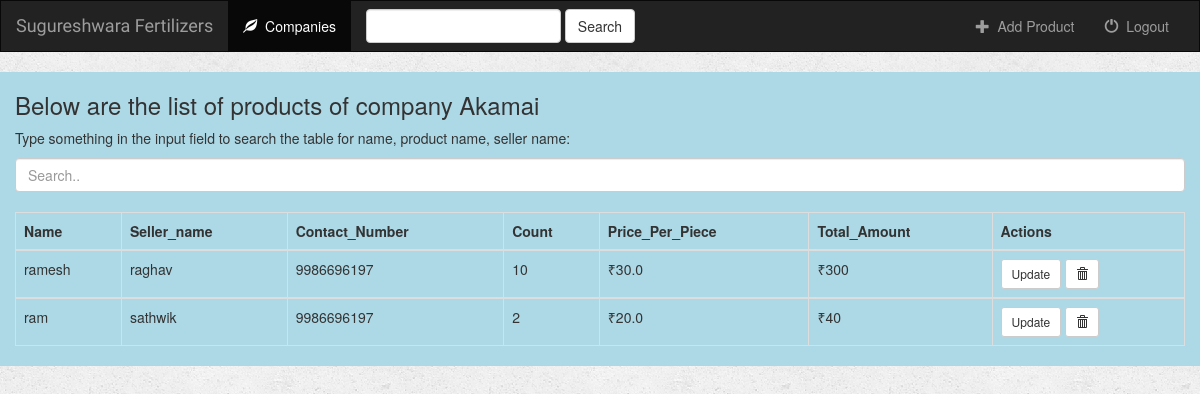
The page /fertilizers/3/ (signed in) on the database its author committed.
### fertilizers/models.py (models this page shows, shortened)
class Company(models.Model):
    Name = models.CharField(max_length=100)
    Amount_To_Pay = models.FloatField()

class Product(models.Model):
    company = models.ForeignKey(Company, null=True, on_delete=models.CASCADE)
    Name = models.CharField(max_length=100)#, primary_key=True)
    Seller_name = models.CharField(max_length=100)
    Contact_Number = models.CharField(max_length=13)
    Purchase_Date = models.DateField(("Date"), default=timezone.now())
    Count = models.IntegerField()
    Price_Per_Piece = models.FloatField()
    Total_Amount = models.PositiveIntegerField(default=0,  editable=False)

### fertilizers/views.py (the view)
# urls.py: url(r'^(?P<pk>[0-9]+)/$', views.DetailViewCompany.as_view(), name='Detail-company'),
class DetailViewCompany(generic.DetailView):
    model = Company
    template_name = 'fertilizers/detail.html'
    def dispatch(self, request, *args, **kwargs):
        try:
            self.company = Company.objects.get(id=self.kwargs['pk'])
        except Exception as err:
            print("Got error while fetching {}, {}".format(err, self.kwargs['pk']))
        return super(DetailViewCompany, self).dispatch(request, *args, **kwargs)

### fertilizers/templates/fertilizers/detail.html (shortened to what this page needs)
{% extends 'fertilizers/base.html' %}
{% block product %}
    <a href="{% url 'fertilizers:Add-product'  company.id %}">
        <span class="glyphicon glyphicon-plus" aria-hidden="true"></span>&nbsp; Add Product
    </a>
{% endblock %}
{% block body %}
{% if company.product_set.all %}
    <div class="container-fluid" style="background-color:lightblue">
        <h3>Below are the list of products of company {{ company.Name }}</h3>
        <p>Type something in the input field to search the table for name, product name, seller name:</p>
        <input class="form-control" id="myInput" type="text" placeholder="Search..">
        <br>
        <table class="table table-bordered">
            <thead>
                <th>Name</th>
                <th>Seller_name</th>
                <th>Contact_Number</th>
                <th>Count</th>
                <th>Price_Per_Piece</th>
                <th>Total_Amount</th>
                <th>Actions</th>
            </thead>
            {% for product in company.product_set.all %}
            <tbody id="myTable">
            <tr>
                <td>{{ product.Name }}</td>
                <td>{{ product.Seller_name }}</td>
                <td>{{ product.Contact_Number }}</td>
                <td>{{ product.Count }}</td>
                <td>&#8377;{{ product.Price_Per_Piece }}</td>
                <td>&#8377;{{ product.Total_Amount }}</td>
                <td>
                    <form action="{% url 'fertilizers:Update-product' product.id %}" method="" style="display:inline" onsubmit="return confirm('Sure you want to update');">
                        <button type="submit" class="btn btn-default btn-sm">Update</button>
                    </form>
                    <form action="{% url 'fertilizers:Delete-product' product.id %}" method="post" style="display:inline;" onsubmit="return confirm('Are you sure to delete');">
                        <button type="submit" class="btn btn-default btn-sm">
                            <span class="glyphicon glyphicon-trash"></span>
                        </button>
                    </form>
                </td>
            </tr>
            {% endfor %}
            </tbody>
        </table>
    </div>
{% else %}
    <h2>No products present for company {{ company.Name }}</h2>
{% endif %}
{% endblock %}

### fertilizers/static/fertilizers/style.css (style rules this page uses)
body { background: white url("images/background.png"); }

### rows shown on the page
Company: Name "Akamai"
Product: Name "ramesh", Seller_name "raghav", Contact_Number "9986696197", Count "10", Price_Per_Piece "30.0", Total_Amount "300"
Product: Name "ram", Seller_name "sathwik", Contact_Number "9986696197", Count "2", Price_Per_Piece "20.0", Total_Amount "40"
